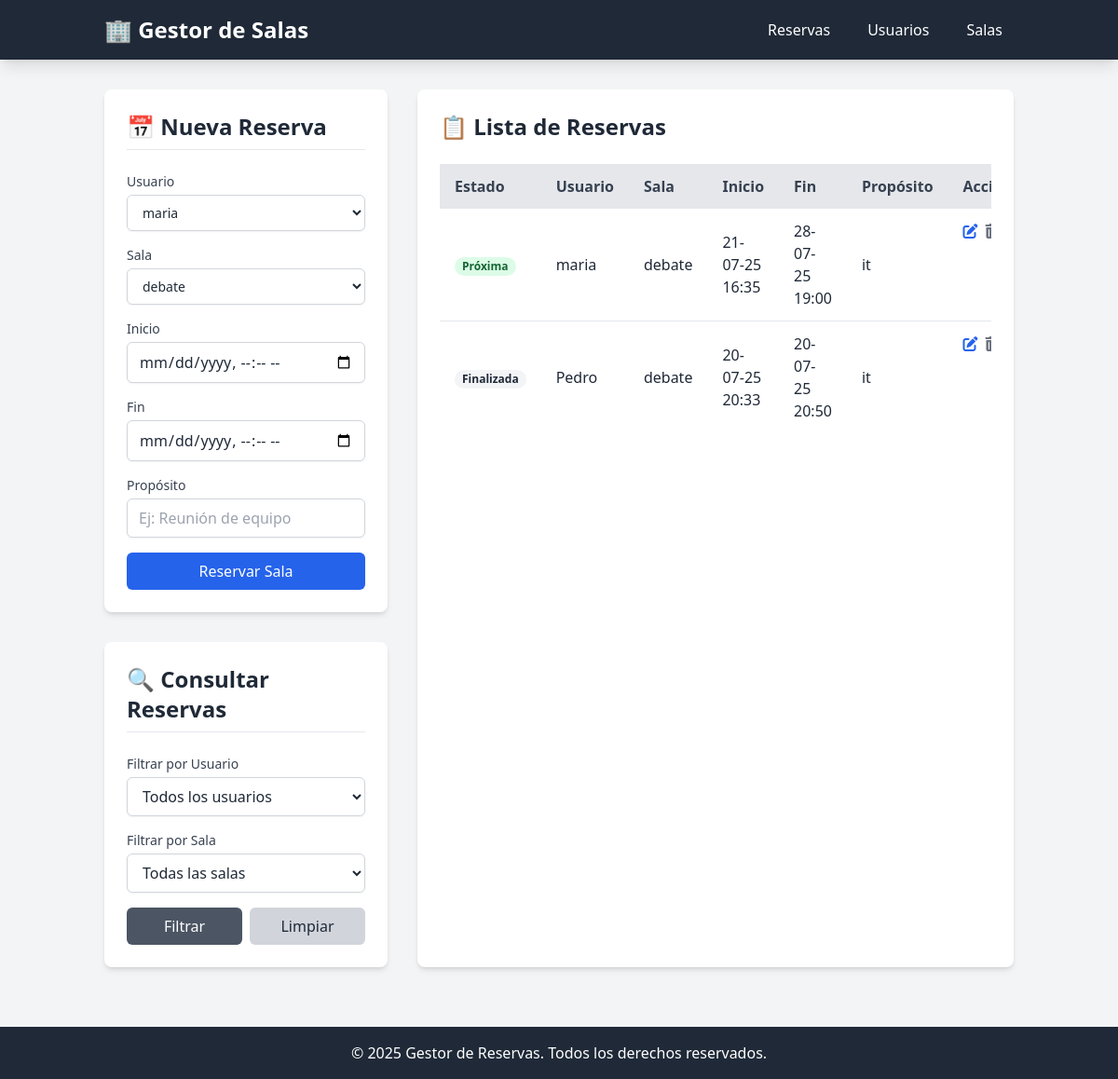
The page / on the database its author committed.
### app/models/booking_model.py (models this page shows, shortened)
class Booking(db.Model):
    id = db.Column(db.Integer, primary_key=True)
    user_id = db.Column(db.Integer, db.ForeignKey('user.id'), nullable=False)
    room_id = db.Column(db.Integer, db.ForeignKey('room.id'), nullable=False)
    start_time = db.Column(db.DateTime, nullable=False)
    end_time = db.Column(db.DateTime, nullable=False)
    purpose = db.Column(db.String(200), nullable=False)

class User(db.Model):
    id = db.Column(db.Integer, primary_key=True)
    name = db.Column(db.String(100), nullable=False)
    email = db.Column(db.String(120), unique=True, nullable=False)
    bookings = db.relationship('Booking', backref='user', lazy=True, cascade="all, delete-orphan")

class Room(db.Model):
    id = db.Column(db.Integer, primary_key=True)
    name = db.Column(db.String(100), unique=True, nullable=False)
    capacity = db.Column(db.Integer, nullable=False)
    bookings = db.relationship('Booking', backref='room', lazy=True, cascade="all, delete-orphan")

### app/routes/web_routes.py (the view)
@bp.route('/')
def index():
    user_id_filter = request.args.get('user_id', type=int)
    room_id_filter = request.args.get('room_id', type=int)
    query = Booking.query
    if user_id_filter:
        query = query.filter_by(user_id=user_id_filter)
    if room_id_filter:
        query = query.filter_by(room_id=room_id_filter)
    bookings = query.order_by(Booking.start_time.desc()).all()
    users = User.query.all()
    rooms = Room.query.all()
    current_time = datetime.now()
    return render_template(
        'index.html',
        users=users,
        rooms=rooms,
        bookings=bookings,
        current_time=current_time,
        user_id_filter=user_id_filter,
        room_id_filter=room_id_filter
    )

### app/templates/index.html (shortened to what this page needs)
{% extends "base.html" %}
{% block content %}
<div class="grid grid-cols-1 lg:grid-cols-3 gap-8">
    <div class="lg:col-span-1 space-y-8">
        <div class="bg-white p-6 rounded-lg shadow-md">
            <h2 class="text-2xl font-bold mb-6 border-b pb-2 text-gray-800">📅 Nueva Reserva</h2>
            <form action="{{ url_for('main.create_booking') }}" method="POST">
                <div class="mb-4">
                    <label for="user_id" class="block text-sm font-medium text-gray-700">Usuario</label>
                    <select id="user_id" name="user_id" required class="mt-1 block w-full py-2 px-3 border border-gray-300 bg-white rounded-md shadow-sm focus:outline-none focus:ring-blue-500 focus:border-blue-500 sm:text-sm">
                        {% for user in users %}
                        <option value="{{ user.id }}">{{ user.name }}</option>
                        {% endfor %}
                    </select>
                </div>
                <div class="mb-4">
                    <label for="room_id" class="block text-sm font-medium text-gray-700">Sala</label>
                    <select id="room_id" name="room_id" required class="mt-1 block w-full py-2 px-3 border border-gray-300 bg-white rounded-md shadow-sm focus:outline-none focus:ring-blue-500 focus:border-blue-500 sm:text-sm">
                        {% for room in rooms %}
                        <option value="{{ room.id }}">{{ room.name }}</option>
                        {% endfor %}
                    </select>
                </div>
                <div class="mb-4">
                    <label for="start_time" class="block text-sm font-medium text-gray-700">Inicio</label>
                    <input type="datetime-local" id="start_time" name="start_time" required class="mt-1 block w-full py-2 px-3 border border-gray-300 rounded-md shadow-sm">
                </div>
                <div class="mb-4">
                    <label for="end_time" class="block text-sm font-medium text-gray-700">Fin</label>
                    <input type="datetime-local" id="end_time" name="end_time" required class="mt-1 block w-full py-2 px-3 border border-gray-300 rounded-md shadow-sm">
                </div>
                <div class="mb-4">
                    <label for="purpose" class="block text-sm font-medium text-gray-700">Propósito</label>
                    <input type="text" id="purpose" name="purpose" required class="mt-1 block w-full py-2 px-3 border border-gray-300 rounded-md shadow-sm" placeholder="Ej: Reunión de equipo">
                </div>
                <button type="submit" class="w-full bg-blue-600 text-white py-2 px-4 rounded-md hover:bg-blue-700 focus:outline-none focus:ring-2 focus:ring-offset-2 focus:ring-blue-500">
                    Reservar Sala
                </button>
            </form>
        </div>
        <div class="bg-white p-6 rounded-lg shadow-md">
            <h2 class="text-2xl font-bold mb-6 border-b pb-2 text-gray-800">🔍 Consultar Reservas</h2>
            <form id="filter-form" action="{{ url_for('main.index') }}" method="GET">
                <div class="mb-4">
                    <label for="user_filter" class="block text-sm font-medium text-gray-700">Filtrar por Usuario</label>
                    <select id="user_filter" name="user_id" class="mt-1 block w-full py-2 px-3 border border-gray-300 bg-white rounded-md shadow-sm">
                        <option value="">Todos los usuarios</option>
                    </select>
                </div>
                <div class="mb-4">
                    <label for="room_filter" class="block text-sm font-medium text-gray-700">Filtrar por Sala</label>
                    <select id="room_filter" name="room_id" class="mt-1 block w-full py-2 px-3 border border-gray-300 bg-white rounded-md shadow-sm">
                        <option value="">Todas las salas</option>
                    </select>
                </div>
                <div class="flex space-x-2">
                    <button type="submit" class="flex-1 bg-gray-600 text-white py-2 px-4 rounded-md hover:bg-gray-700">
                        Filtrar
                    </button>
                    <a href="{{ url_for('main.index') }}" class="flex-1 text-center bg-gray-300 text-gray-800 py-2 px-4 rounded-md hover:bg-gray-400">
                        Limpiar
                    </a>
                </div>
            </form>
        </div>
    </div>
    <div class="lg:col-span-2 bg-white p-6 rounded-lg shadow-md">
        <h2 class="text-2xl font-bold mb-6 text-gray-800">📋 Lista de Reservas</h2>
        <div class="overflow-x-auto">
            <table class="min-w-full bg-white">
                <thead class="bg-gray-200">
                    <tr>
                        <th class="py-3 px-4 text-left text-gray-700">Estado</th>
                        <th class="py-3 px-4 text-left text-gray-700">Usuario</th>
                        <th class="py-3 px-4 text-left text-gray-700">Sala</th>
                        <th class="py-3 px-4 text-left text-gray-700">Inicio</th>
                        <th class="py-3 px-4 text-left text-gray-700">Fin</th>
                        <th class="py-3 px-4 text-left text-gray-700">Propósito</th>
                        <th class="py-3 px-4 text-left text-gray-700">Acciones</th>
                    </tr>
                </thead>
                <tbody id="bookings-table-body" class="divide-y divide-gray-200">
                    {% for booking in bookings %}
                    <tr>
                        <td class="py-3 px-4 booking-status" data-booking-id="{{ booking.id }}">
                            {% if current_time > booking.end_time %}
                                <span class="px-2 inline-flex text-xs leading-5 font-semibold rounded-full bg-gray-100 text-gray-800">Finalizada</span>
                            {% elif current_time >= booking.start_time and current_time <= booking.end_time %}
                                <span class="px-2 inline-flex text-xs leading-5 font-semibold rounded-full bg-red-100 text-red-800">Ocupada</span>
                            {% else %}
                                <span class="px-2 inline-flex text-xs leading-5 font-semibold rounded-full bg-green-100 text-green-800">Próxima</span>
                            {% endif %}
                        </td>
                        <td class="py-3 px-4">{{ booking.user.name }}</td>
                        <td class="py-3 px-4">{{ booking.room.name }}</td>
                        <td class="py-3 px-4">{{ booking.start_time.strftime('%d-%m-%y %H:%M') }}</td>
                        <td class="py-3 px-4">{{ booking.end_time.strftime('%d-%m-%y %H:%M') }}</td>
                        <td class="py-3 px-4">{{ booking.purpose }}</td>
                        <td class="py-3 px-4 flex space-x-2">
                            <a href="{{ url_for('main.edit_booking', id=booking.id) }}" class="text-blue-600 hover:text-blue-800">
                                <i class="fas fa-edit"></i>
                            </a>
                            <form action="{{ url_for('main.delete_booking', id=booking.id) }}" method="POST" onsubmit="return confirm('¿Estás seguro de que quieres eliminar esta reserva?');">
                                <button type="submit" class="text-gray-500 hover:text-red-700">
                                    <i class="fas fa-trash-alt"></i>
                                </button>
                            </form>
                        </td>
                    </tr>
                    {% else %}
                    <tr id="no-bookings-row">
                        <td colspan="7" class="text-center py-4 text-gray-500">No hay reservas que coincidan con los filtros.</td>
                    </tr>
                    {% endfor %}
                </tbody>
            </table>
        </div>
    </div>
</div>
{% endblock %}

### app/templates/base.html (shortened to what this page needs)
<!DOCTYPE html>
<html lang="es">
<head>
    <script src="https://cdn.tailwindcss.com"></script>
    <link rel="stylesheet" href="{{ url_for('static', filename='css/style.css') }}">
    <link rel="stylesheet" href="https://cdnjs.cloudflare.com/ajax/libs/font-awesome/6.0.0-beta3/css/all.min.css">
</head>
<body class="bg-gray-100 text-gray-800">
    <nav class="bg-gray-800 text-white shadow-lg">
        <div class="container mx-auto px-6 py-3">
            <div class="flex justify-between items-center">
                <a href="{{ url_for('main.index') }}" class="text-2xl font-bold">🏢 Gestor de Salas</a>
                <div class="flex space-x-4">
                    <a href="{{ url_for('main.index') }}" class="hover:bg-gray-700 px-3 py-2 rounded-md">Reservas</a>
                    <a href="{{ url_for('main.manage_users') }}" class="hover:bg-gray-700 px-3 py-2 rounded-md">Usuarios</a>
                    <a href="{{ url_for('main.manage_rooms') }}" class="hover:bg-gray-700 px-3 py-2 rounded-md">Salas</a>
                </div>
            </div>
        </div>
    </nav>
    <main class="container mx-auto px-6 py-8">
        {% block content %}{% endblock %}
    </main>
    <footer class="bg-gray-800 text-white text-center p-4 mt-8">
        <p>&copy; 2025 Gestor de Reservas. Todos los derechos reservados.</p>
    </footer>
</body>
</html>

### rows shown on the page
Booking: shows "Próxima", user.name "maria", room.name "debate", start_time "21-07-25 16:35", end_time "28-07-25 19:00", purpose "it"
Booking: shows "Finalizada", user.name "Pedro", room.name "debate", start_time "20-07-25 20:33", end_time "20-07-25 20:50", purpose "it"

### other values the page prints
form field user_id "maria"
form field room_id "debate"
